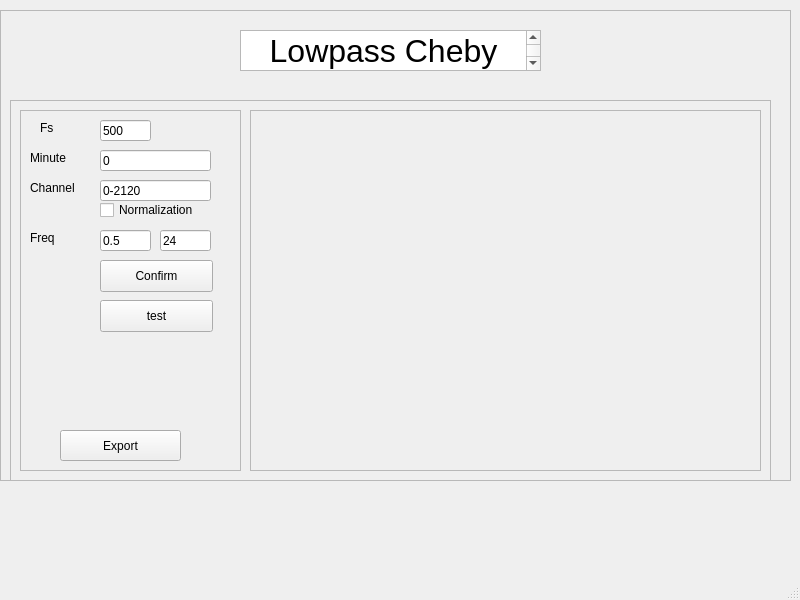
<?xml version="1.0" encoding="UTF-8"?>
<ui version="4.0">
 <class>MainWindow</class>
 <widget class="QMainWindow" name="MainWindow">
  <property name="geometry">
   <rect>
    <x>0</x>
    <y>0</y>
    <width>800</width>
    <height>600</height>
   </rect>
  </property>
  <property name="windowTitle">
   <string>MainWindow</string>
  </property>
  <widget class="QWidget" name="centralwidget_LowpassCheby">
   <widget class="QFrame" name="frame_LowpassCheby">
    <property name="geometry">
     <rect>
      <x>0</x>
      <y>10</y>
      <width>791</width>
      <height>471</height>
     </rect>
    </property>
    <property name="frameShape">
     <enum>QFrame::StyledPanel</enum>
    </property>
    <property name="frameShadow">
     <enum>QFrame::Raised</enum>
    </property>
    <widget class="QFrame" name="frame_2_LowpassCheby">
     <property name="geometry">
      <rect>
       <x>240</x>
       <y>20</y>
       <width>301</width>
       <height>41</height>
      </rect>
     </property>
     <property name="frameShape">
      <enum>QFrame::StyledPanel</enum>
     </property>
     <property name="frameShadow">
      <enum>QFrame::Raised</enum>
     </property>
     <widget class="QTextBrowser" name="textBrowser">
      <property name="geometry">
       <rect>
        <x>0</x>
        <y>0</y>
        <width>301</width>
        <height>41</height>
       </rect>
      </property>
      <property name="html">
       <string>&lt;!DOCTYPE HTML PUBLIC &quot;-//W3C//DTD HTML 4.0//EN&quot; &quot;http://www.w3.org/TR/REC-html40/strict.dtd&quot;&gt;
&lt;html&gt;&lt;head&gt;&lt;meta name=&quot;qrichtext&quot; content=&quot;1&quot; /&gt;&lt;meta charset=&quot;utf-8&quot; /&gt;&lt;style type=&quot;text/css&quot;&gt;
p, li { white-space: pre-wrap; }
hr { height: 1px; border-width: 0; }
li.unchecked::marker { content: &quot;\2610&quot;; }
li.checked::marker { content: &quot;\2612&quot;; }
&lt;/style&gt;&lt;/head&gt;&lt;body style=&quot; font-family:'.AppleSystemUIFont'; font-size:13pt; font-weight:400; font-style:normal;&quot;&gt;
&lt;p align=&quot;center&quot; style=&quot; margin-top:0px; margin-bottom:0px; margin-left:0px; margin-right:0px; -qt-block-indent:0; text-indent:0px;&quot;&gt;&lt;span style=&quot; font-size:24pt;&quot;&gt;Lowpass Cheby&lt;/span&gt;&lt;/p&gt;&lt;/body&gt;&lt;/html&gt;</string>
      </property>
     </widget>
    </widget>
    <widget class="QFrame" name="frame_3_LowpassCheby">
     <property name="geometry">
      <rect>
       <x>10</x>
       <y>90</y>
       <width>761</width>
       <height>381</height>
      </rect>
     </property>
     <property name="frameShape">
      <enum>QFrame::StyledPanel</enum>
     </property>
     <property name="frameShadow">
      <enum>QFrame::Raised</enum>
     </property>
     <widget class="QFrame" name="frame_4_LowpassCheby">
      <property name="geometry">
       <rect>
        <x>10</x>
        <y>10</y>
        <width>221</width>
        <height>361</height>
       </rect>
      </property>
      <property name="frameShape">
       <enum>QFrame::StyledPanel</enum>
      </property>
      <property name="frameShadow">
       <enum>QFrame::Raised</enum>
      </property>
      <widget class="QLabel" name="label_3_LowpassCheby">
       <property name="geometry">
        <rect>
         <x>10</x>
         <y>120</y>
         <width>59</width>
         <height>16</height>
        </rect>
       </property>
       <property name="text">
        <string>Freq</string>
       </property>
      </widget>
      <widget class="QLabel" name="label_LowpassCheby">
       <property name="geometry">
        <rect>
         <x>10</x>
         <y>40</y>
         <width>59</width>
         <height>16</height>
        </rect>
       </property>
       <property name="text">
        <string>Minute</string>
       </property>
      </widget>
      <widget class="QLineEdit" name="lineEdit_freq2_LowpassCheby">
       <property name="geometry">
        <rect>
         <x>140</x>
         <y>120</y>
         <width>51</width>
         <height>21</height>
        </rect>
       </property>
       <property name="text">
        <string>24</string>
       </property>
      </widget>
      <widget class="QPushButton" name="pushButton_test_LowpassCheby">
       <property name="geometry">
        <rect>
         <x>80</x>
         <y>190</y>
         <width>113</width>
         <height>32</height>
        </rect>
       </property>
       <property name="text">
        <string>test</string>
       </property>
      </widget>
      <widget class="QLabel" name="label_4_LowpassCheby">
       <property name="geometry">
        <rect>
         <x>20</x>
         <y>10</y>
         <width>59</width>
         <height>16</height>
        </rect>
       </property>
       <property name="text">
        <string>Fs</string>
       </property>
      </widget>
      <widget class="QLineEdit" name="lineEdit_ch_LowpassCheby">
       <property name="geometry">
        <rect>
         <x>80</x>
         <y>70</y>
         <width>111</width>
         <height>21</height>
        </rect>
       </property>
       <property name="text">
        <string>0-2120</string>
       </property>
      </widget>
      <widget class="QLineEdit" name="lineEdit_time_LowpassCheby">
       <property name="geometry">
        <rect>
         <x>80</x>
         <y>40</y>
         <width>111</width>
         <height>21</height>
        </rect>
       </property>
       <property name="tabletTracking">
        <bool>false</bool>
       </property>
       <property name="text">
        <string>0</string>
       </property>
      </widget>
      <widget class="QPushButton" name="pushButton_setup_parameters_LowpassCheby">
       <property name="geometry">
        <rect>
         <x>80</x>
         <y>150</y>
         <width>113</width>
         <height>32</height>
        </rect>
       </property>
       <property name="text">
        <string>Confirm</string>
       </property>
      </widget>
      <widget class="QCheckBox" name="checkBox_normalize_LowpassCheby">
       <property name="geometry">
        <rect>
         <x>80</x>
         <y>90</y>
         <width>111</width>
         <height>20</height>
        </rect>
       </property>
       <property name="text">
        <string>Normalization</string>
       </property>
      </widget>
      <widget class="QPushButton" name="pushButton_export_LowpassCheby">
       <property name="geometry">
        <rect>
         <x>40</x>
         <y>320</y>
         <width>121</width>
         <height>31</height>
        </rect>
       </property>
       <property name="text">
        <string>Export</string>
       </property>
      </widget>
      <widget class="QLineEdit" name="lineEdit_freq1_LowpassCheby">
       <property name="geometry">
        <rect>
         <x>80</x>
         <y>120</y>
         <width>51</width>
         <height>21</height>
        </rect>
       </property>
       <property name="text">
        <string>0.5</string>
       </property>
      </widget>
      <widget class="QLabel" name="label_2_LowpassCheby">
       <property name="geometry">
        <rect>
         <x>10</x>
         <y>70</y>
         <width>59</width>
         <height>16</height>
        </rect>
       </property>
       <property name="text">
        <string>Channel</string>
       </property>
      </widget>
      <widget class="QLineEdit" name="lineEdit_fs_LowpassCheby">
       <property name="geometry">
        <rect>
         <x>80</x>
         <y>10</y>
         <width>51</width>
         <height>21</height>
        </rect>
       </property>
       <property name="text">
        <string>500</string>
       </property>
      </widget>
     </widget>
     <widget class="QFrame" name="frame_5_LowpassCheby">
      <property name="geometry">
       <rect>
        <x>240</x>
        <y>10</y>
        <width>511</width>
        <height>361</height>
       </rect>
      </property>
      <property name="frameShape">
       <enum>QFrame::StyledPanel</enum>
      </property>
      <property name="frameShadow">
       <enum>QFrame::Raised</enum>
      </property>
      <widget class="MplWidget" name="MplWidget_2_LowpassCheby" native="true">
       <property name="geometry">
        <rect>
         <x>20</x>
         <y>10</y>
         <width>480</width>
         <height>331</height>
        </rect>
       </property>
       <property name="minimumSize">
        <size>
         <width>480</width>
         <height>320</height>
        </size>
       </property>
      </widget>
     </widget>
    </widget>
   </widget>
  </widget>
  <widget class="QStatusBar" name="statusbar_LowpassCheby"/>
 </widget>
 <customwidgets>
  <customwidget>
   <class>MplWidget</class>
   <extends>QWidget</extends>
   <header>mplwidget.h</header>
   <container>1</container>
  </customwidget>
 </customwidgets>
 <resources/>
 <connections/>
</ui>
